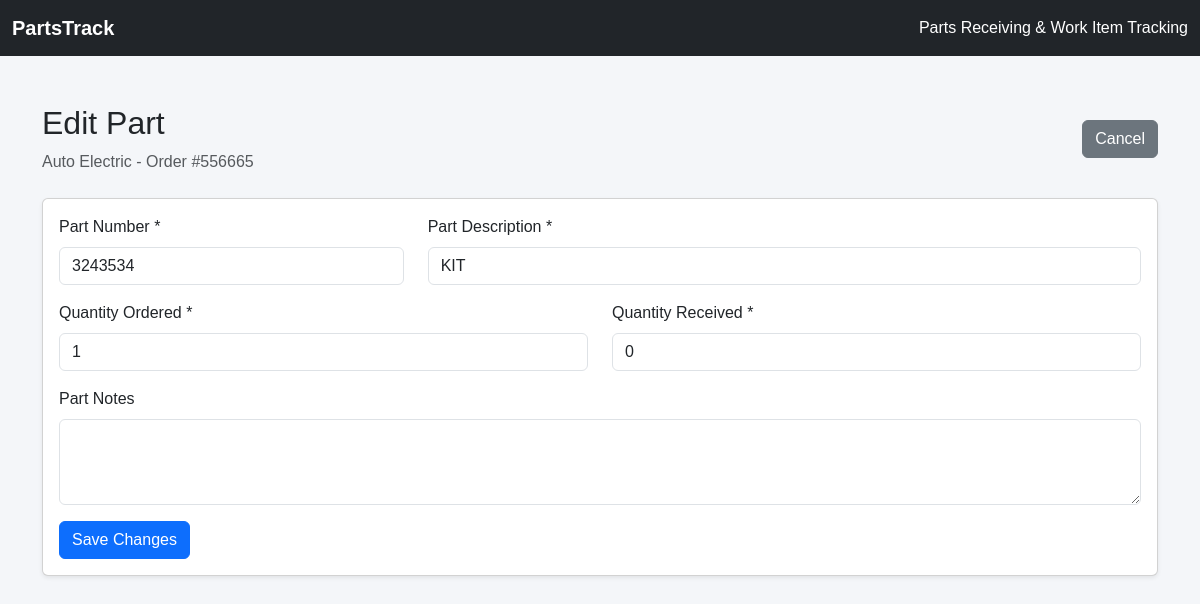
The app's page /part/1/edit with its own data.
### app/models.py (models this page shows, shortened)
class PartsOrder(db.Model):
    id = db.Column(db.Integer, primary_key=True)
    work_item_id = db.Column(
        db.Integer,
        db.ForeignKey("work_item.id"),
        nullable=False
    )
    supplier = db.Column(
        db.String(150),
        nullable=False
    )
    order_number = db.Column(
        db.String(100),
        nullable=True
    )
    notes = db.Column(db.Text, nullable=True)
    created_at = db.Column(
        db.DateTime,
        default=lambda: datetime.now(timezone.utc),
        nullable=False
    )
    parts = db.relationship(
        "PartLine",
        backref="parts_order",
        cascade="all, delete-orphan"
    )

class PartLine(db.Model):
    id = db.Column(db.Integer, primary_key=True)
    parts_order_id = db.Column(
        db.Integer,
        db.ForeignKey("parts_order.id"),
        nullable=False
    )
    part_number = db.Column(
        db.String(100),
        nullable=False
    )
    description = db.Column(
        db.String(250),
        nullable=True
    )
    quantity_ordered = db.Column(
        db.Integer,
        nullable=False,
        default=1
    )
    quantity_received = db.Column(
        db.Integer,
        nullable=False,
        default=0
    )
    notes = db.Column(db.Text, nullable=True)

### app/routes.py (the view, shortened to what this page needs)
@main.route("/part/<int:part_id>/edit", methods=["GET", "POST"])
def edit_part(part_id):
    part = db.get_or_404(PartLine, part_id)
    return render_template("edit_part.html", part=part)

### app/templates/edit_part.html (shortened to what this page needs)
{% extends "base.html" %}
{% block content %}
<div class="container mt-4">
    <div class="d-flex justify-content-between align-items-center mb-4">
        <div>
            <h2>Edit Part</h2>
            <p class="text-muted mb-0">
                {{ part.parts_order.supplier }}
                {% if part.parts_order.order_number %}
                    - Order #{{ part.parts_order.order_number }}
                {% endif %}
            </p>
        </div>
        <a href="{{ url_for(
            'main.work_item_details',
            item_id=part.parts_order.work_item_id
        ) }}"
           class="btn btn-secondary">
            Cancel
        </a>
    </div>
    <div class="card shadow-sm">
        <div class="card-body">
            <form method="POST">
                <div class="row">
                    <div class="col-md-4 mb-3">
                        <label class="form-label">
                            Part Number *
                        </label>
                        <input type="text"
                               name="part_number"
                               class="form-control"
                               value="{{ part.part_number }}"
                               required>
                    </div>
                    <div class="col-md-8 mb-3">
                        <label class="form-label">
                            Part Description *
                        </label>
                        <input type="text"
                               name="description"
                               class="form-control"
                               value="{{ part.description }}"
                               required>
                    </div>
                    <div class="col-md-6 mb-3">
                        <label class="form-label">
                            Quantity Ordered *
                        </label>
                        <input type="number"
                               name="quantity_ordered"
                               class="form-control"
                               min="1"
                               value="{{ part.quantity_ordered }}"
                               required>
                    </div>
                    <div class="col-md-6 mb-3">
                        <label class="form-label">
                            Quantity Received *
                        </label>
                        <input type="number"
                               name="quantity_received"
                               class="form-control"
                               min="0"
                               max="{{ part.quantity_ordered }}"
                               value="{{ part.quantity_received }}"
                               required>
                    </div>
                    <div class="col-12 mb-3">
                        <label class="form-label">
                            Part Notes
                        </label>
                        <textarea name="notes"
                                  class="form-control"
                                  rows="3">{{ part.notes or "" }}</textarea>
                    </div>
                </div>
                <button type="submit"
                        class="btn btn-primary">
                    Save Changes
                </button>
            </form>
        </div>
    </div>
</div>
{% endblock %}

### app/static/css/style.css (style rules this page uses)
body { background-color: #f4f6f9; font-family: Arial, sans-serif; }

### records on screen
PartsOrder: parts_order.supplier "Auto Electric", parts_order.order_number "556665"
PartLine: part_number "3243534", description "KIT", quantity_ordered "1", quantity_received "0"
